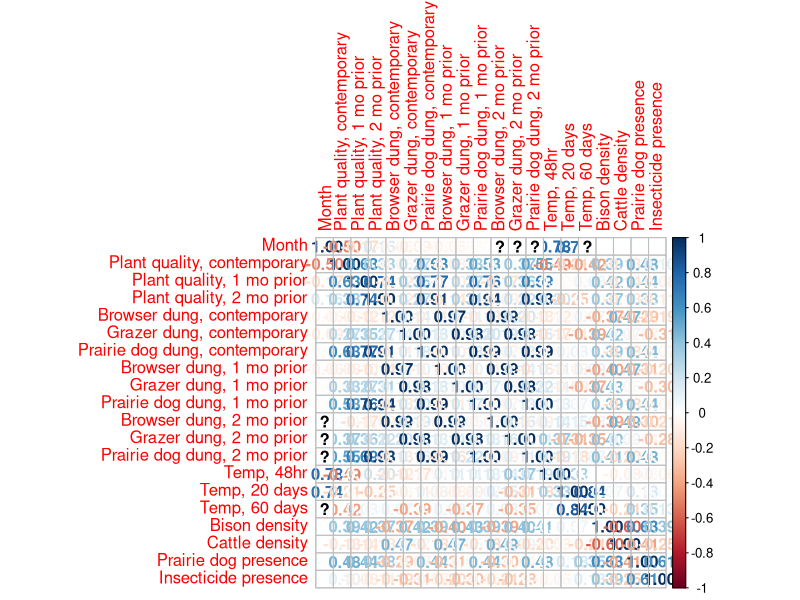
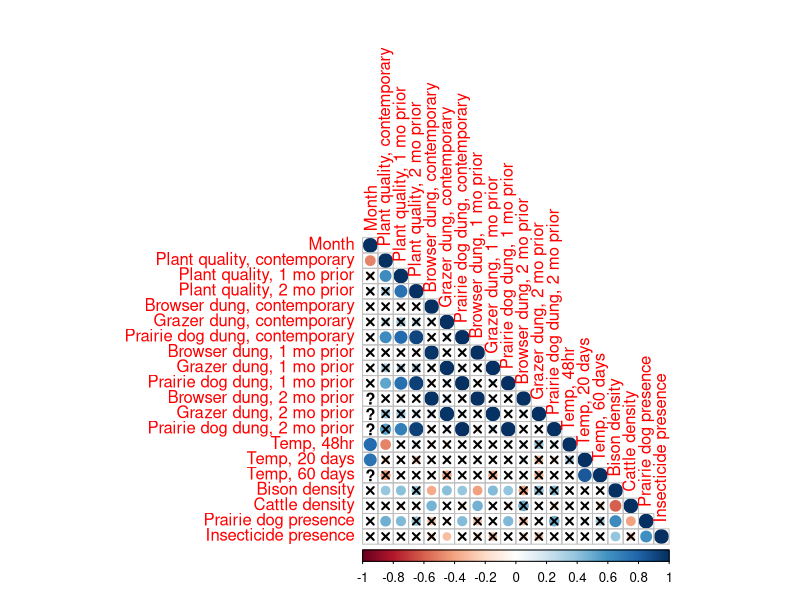

The R script that drew these images, in order:
##Set working directory
#Ellen's working directory:
setwd("C:/Users/elwel/OneDrive/Desktop/AmongTheDung")

# load libraries
install.packages("corrplot")
library(corrplot)

##read data
dr <- read.csv("outputs/Site_Mo/SiteMo_drivers.csv")
head(dr)
dim(dr)

#subset data
dr_sub <- cbind(dr[,3], dr[,10:12], dr[,14:16], dr[,20:32])
head(dr_sub)

#rename columns
colnames(dr_sub) <- c("Month","Plant quality, contemporary", "Plant quality, 1 mo prior", "Plant quality, 2 mo prior",
"Browser dung, contemporary", "Grazer dung, contemporary", "Prairie dog dung, contemporary", "Browser dung, 1 mo prior", 
"Grazer dung, 1 mo prior", "Prairie dog dung, 1 mo prior", "Browser dung, 2 mo prior","Grazer dung, 2 mo prior",
"Prairie dog dung, 2 mo prior", "Temp, 48hr", "Temp, 20 days", "Temp, 60 days", "Bison density", "Cattle density", 
"Prairie dog presence", "Insecticide presence")

#test correlations
cor.test(dr_sub[,1], dr_sub[,2], na.action=na.omit)

####function for correlations and allowing NAs
mycor<- function(x,...){
  r<- apply(x, 2, function(j){
    apply(x, 2, function(i){
      as.numeric(cor.test(i,j)$estimate)
    })
  })
  P<- apply(x, 2, function(j){
    apply(x, 2, function(i){
      as.numeric(cor.test(i,j)$p.value)
    })
  })
  out<-c()
  out$P<- P
  out$r<- r
  return(out) 
}

##run function
CorDat<- mycor(dr_sub, method="pearson", na.action=na.omit)
head(CorDat)

#check corrplot
corrplot(corr=CorDat$r, method="number")

##save plot
tiff(filename = "plots/Drivers_Correlations.tiff", width = 7, height = 6, units = 'in', res = 600, compression = 'lzw')

corrplot(corr=CorDat$r, p.mat = CorDat$P,
         type="lower", insig="pch", sig.level =.05, pch.cex = .9)

dev.off()


